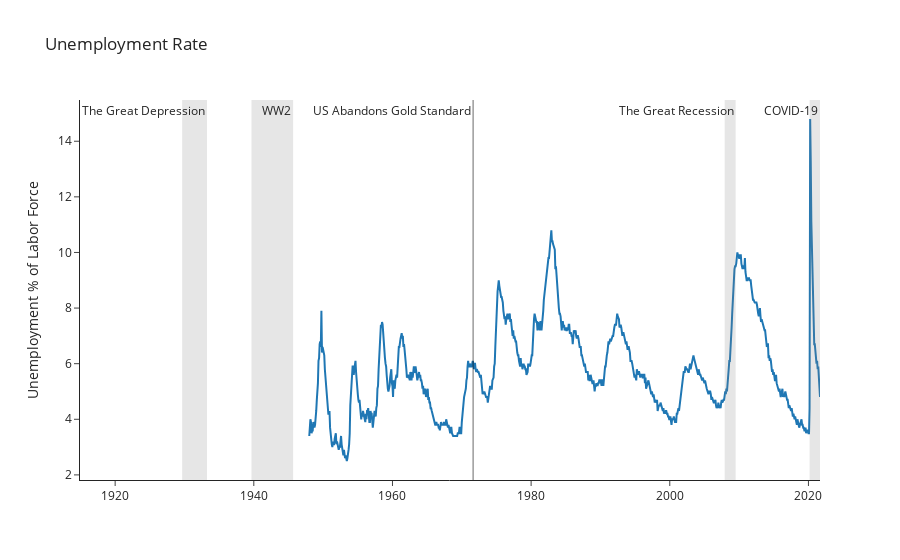

The code cell stored with this chart in its notebook:
### Code cell
# Get Unemployment Rate Data and graph it
unemployment_rate = quandl.get("FRED/UNRATE", authtoken="m6nQZWVxbd6F2y_ESnBH")
unemployment_rate.columns = ["Unemployment Rate"]
unemployment_rate["Unemployment Rate"] = unemployment_rate["Unemployment Rate"]
unemployment_rate_chart = go.Figure().update_layout(template="simple_white", yaxis=dict(title="Unemployment % of Labor Force"), title = "Unemployment Rate")
unemployment_rate_chart.add_trace(go.Scatter(x= unemployment_rate.index, y=unemployment_rate["Unemployment Rate"],mode='lines', name="Unemployment Rate"))
unemployment_rate_chart.add_vrect(x0=inflation_rate_cpi.index[inflation_rate_cpi.index=='1929-09-01'][0], x1=inflation_rate_cpi.index[inflation_rate_cpi.index=='1933-04-01'][0], line_width=0, fillcolor="grey", opacity=0.2, annotation_text = "The Great Depression")
unemployment_rate_chart.add_vrect(x0=inflation_rate_cpi.index[inflation_rate_cpi.index=='1939-09-01'][0], x1=inflation_rate_cpi.index[inflation_rate_cpi.index=='1945-09-01'][0], line_width=0, fillcolor="grey", opacity=0.2, annotation_text = "WW2")
unemployment_rate_chart.add_vrect(x0=inflation_rate_cpi.index[inflation_rate_cpi.index=='2007-12-01'][0], x1=inflation_rate_cpi.index[inflation_rate_cpi.index=='2009-07-01'][0], line_width=0, fillcolor="grey", opacity=0.2, annotation_text = "The Great Recession")
unemployment_rate_chart.add_vrect(x0=inflation_rate_cpi.index[inflation_rate_cpi.index=='2020-03-01'][0], x1=inflation_rate_cpi.index[-1], line_width=0, fillcolor="grey", opacity=0.2, annotation_text = "COVID-19")
unemployment_rate_chart.add_vrect(x0=inflation_rate_cpi.index[inflation_rate_cpi.index=='1971-08-01'][0], x1=inflation_rate_cpi.index[inflation_rate_cpi.index=='1971-09-01'][0], line_width=0, fillcolor="black", opacity=1, annotation_text = "US Abandons Gold Standard")

### Figure 1 — Plotly figure (JSON) as saved in the notebook; plotly's stock layout.template omitted (floating-point values rounded to 4 significant figures; data arrays with more than 128 entries replaced by an {"elided": "..."} marker saying what was removed)
{"data": [{"mode": "lines", "name": "Unemployment Rate", "type": "scatter", "x": {"elided": "885 str values"}, "y": {"elided": "885 float values"}}], "layout": {"annotations": [{"showarrow": false, "text": "The Great Depression", "x": "1933-04-01T00:00:00", "xanchor": "right", "xref": "x", "y": 1, "yanchor": "top", "yref": "y domain"}, {"showarrow": false, "text": "WW2", "x": "1945-09-01T00:00:00", "xanchor": "right", "xref": "x", "y": 1, "yanchor": "top", "yref": "y domain"}, {"showarrow": false, "text": "The Great Recession", "x": "2009-07-01T00:00:00", "xanchor": "right", "xref": "x", "y": 1, "yanchor": "top", "yref": "y domain"}, {"showarrow": false, "text": "COVID-19", "x": "2021-09-01T00:00:00", "xanchor": "right", "xref": "x", "y": 1, "yanchor": "top", "yref": "y domain"}, {"showarrow": false, "text": "US Abandons Gold Standard", "x": "1971-09-01T00:00:00", "xanchor": "right", "xref": "x", "y": 1, "yanchor": "top", "yref": "y domain"}], "autosize": true, "shapes": [{"fillcolor": "grey", "line": {"width": 0}, "opacity": 0.2, "type": "rect", "x0": "1929-09-01T00:00:00", "x1": "1933-04-01T00:00:00", "xref": "x", "y0": 0, "y1": 1, "yref": "y domain"}, {"fillcolor": "grey", "line": {"width": 0}, "opacity": 0.2, "type": "rect", "x0": "1939-09-01T00:00:00", "x1": "1945-09-01T00:00:00", "xref": "x", "y0": 0, "y1": 1, "yref": "y domain"}, {"fillcolor": "grey", "line": {"width": 0}, "opacity": 0.2, "type": "rect", "x0": "2007-12-01T00:00:00", "x1": "2009-07-01T00:00:00", "xref": "x", "y0": 0, "y1": 1, "yref": "y domain"}, {"fillcolor": "grey", "line": {"width": 0}, "opacity": 0.2, "type": "rect", "x0": "2020-03-01T00:00:00", "x1": "2021-09-01T00:00:00", "xref": "x", "y0": 0, "y1": 1, "yref": "y domain"}, {"fillcolor": "black", "line": {"width": 0}, "opacity": 1, "type": "rect", "x0": "1971-08-01T00:00:00", "x1": "1971-09-01T00:00:00", "xref": "x", "y0": 0, "y1": 1, "yref": "y domain"}], "title": {"text": "Unemployment Rate"}, "xaxis": {"autorange": true, "range": ["1916-07-04 05:43:20.2805", "2021-09-01"], "type": "date"}, "yaxis": {"autorange": true, "range": [1.817, 15.48], "title": {"text": "Unemployment % of Labor Force"}, "type": "linear"}}}
